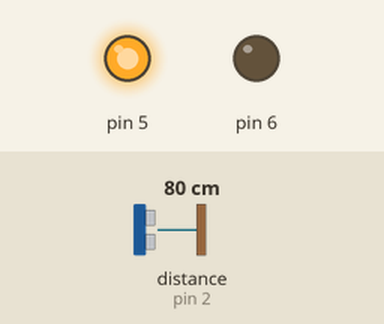
Recording of a sketch running on a simulated Arduino Uno, built with avr-gcc and run on an emulated ATmega328P. Shown: output pins drawn as LEDs (lit = HIGH). Inputs (shaded band) come from the test bench; at power-on: distance to the obstacle (sensor on pin 2) 80 cm. The echo pulse lasts 58.3 µs per cm; what the sketch prints to the serial monitor is not drawn.

Above: at 1.2 s.
1.3 s: distance to the obstacle (sensor on pin 2) set to 18 cm
2.8 s: distance to the obstacle (sensor on pin 2) set to 15 cm
At 3.6 s:
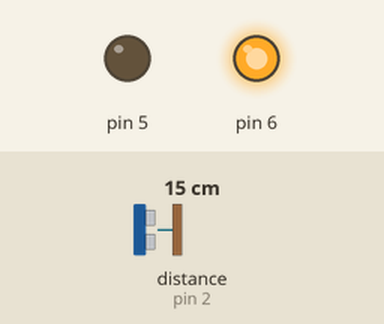
4.5 s: distance to the obstacle (sensor on pin 2) set to 35 cm
At 5.1 s:
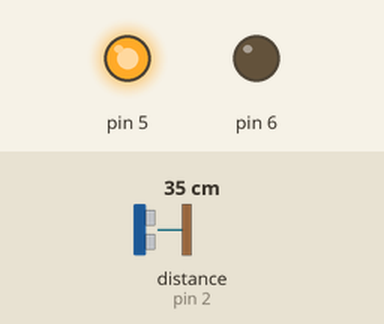
6.0 s: distance to the obstacle (sensor on pin 2) set to 2 cm
At 6.8 s:
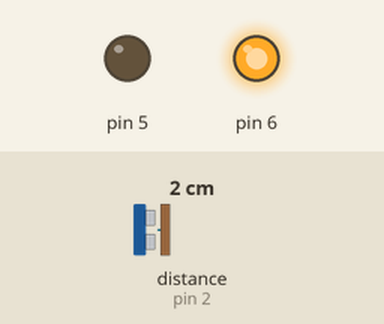
Timing chart, 0 to 8.5 s (numbered marks = the images above; inputs shaded):
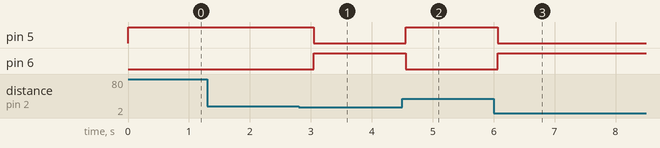

The sketch:

sketch_nov06a.ino
```cpp
#include <NewPing.h>

//#define TRIGGER_PIN 3
//#define ECHO_PIN 2
//#define MAX_DISTANCE 200 //testBoxLength

NewPing sonar(3, 2, 200);

//global variables
int boxLength = 17;
bool last = false;

void setup() {
  // put your setup code here, to run once:
  Serial.begin(9600);
  pinMode(5, OUTPUT);
  pinMode(6, OUTPUT);
  digitalWrite(5, HIGH);
  digitalWrite(6, LOW);

}

/*void check(int ping) {
    if (ping < boxLength) {
      Serial.println(ping);
      Serial.write(0x10);
    }
    delay(250);
}

void loop() {
  // put your main code here, to run repeatedly:
  int ping = sonar.ping_cm();
  if (on) {
    check(ping);
}
}*/

/*void loop () {
  //put your main code here, to run repeatedly:
  int ping = sonar.ping_cm();
  if(on && ping < boxLength){
     Serial.println(ping);
     Serial.write(0x10);
     on = false;
     delay(250);
  }
  else{
      on = true;
  }
}*/

void loop () {
  //put your main code here, to run repeatedly:
  int ping = sonar.ping_cm();
  if (ping < boxLength && !last) {
      Serial.println(ping);
      Serial.write(0x10);
      digitalWrite(5, LOW);
      digitalWrite(6, HIGH);
      last = true;
    }
   else if (ping >= boxLength && last) {
      digitalWrite(5, HIGH);
      digitalWrite(6, LOW);
      last = false;
  }
  delay(250);
}
```

Measured:
- the behaviour switches between 17 and 16 cm on distance to the obstacle (sensor on pin 2) (found by bisection; images 0 and 1)
- after the input at 1.3 s, every drawn part: stays the same
- after the input at 2.8 s, pin 5: HIGH → LOW after 0.24 s; pin 6: LOW → HIGH after 0.24 s
- after the input at 4.5 s, pin 5: LOW → HIGH after 0.05 s; pin 6: HIGH → LOW after 0.05 s
- after the input at 6.0 s, pin 5: HIGH → LOW after 0.07 s; pin 6: LOW → HIGH after 0.07 s
